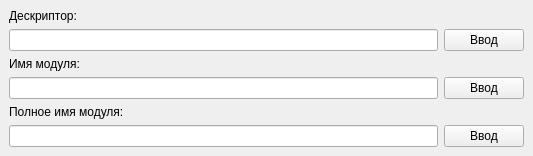
<?xml version="1.0" encoding="UTF-8"?>
<ui version="4.0">
 <class>MainWindow</class>
 <widget class="QMainWindow" name="MainWindow">
  <property name="geometry">
   <rect>
    <x>0</x>
    <y>0</y>
    <width>533</width>
    <height>156</height>
   </rect>
  </property>
  <property name="windowTitle">
   <string>MainWindow</string>
  </property>
  <widget class="QWidget" name="centralwidget">
   <layout class="QGridLayout" name="gridLayout">
    <item row="3" column="1">
     <widget class="QPushButton" name="module_button">
      <property name="text">
       <string>Ввод</string>
      </property>
     </widget>
    </item>
    <item row="4" column="0">
     <widget class="QLabel" name="label_3">
      <property name="text">
       <string>Полное имя модуля:</string>
      </property>
     </widget>
    </item>
    <item row="1" column="1">
     <widget class="QPushButton" name="descriptor_button">
      <property name="text">
       <string>Ввод</string>
      </property>
     </widget>
    </item>
    <item row="5" column="0">
     <widget class="QLineEdit" name="full_module_line"/>
    </item>
    <item row="2" column="0">
     <widget class="QLabel" name="label_2">
      <property name="text">
       <string>Имя модуля:</string>
      </property>
     </widget>
    </item>
    <item row="0" column="0">
     <widget class="QLabel" name="label">
      <property name="text">
       <string>Дескриптор:</string>
      </property>
     </widget>
    </item>
    <item row="3" column="0">
     <widget class="QLineEdit" name="module_line"/>
    </item>
    <item row="5" column="1">
     <widget class="QPushButton" name="full_module_button">
      <property name="text">
       <string>Ввод</string>
      </property>
     </widget>
    </item>
    <item row="1" column="0">
     <widget class="QLineEdit" name="descriptor_line"/>
    </item>
    <item row="6" column="0">
     <spacer name="verticalSpacer">
      <property name="orientation">
       <enum>Qt::Vertical</enum>
      </property>
      <property name="sizeHint" stdset="0">
       <size>
        <width>20</width>
        <height>40</height>
       </size>
      </property>
     </spacer>
    </item>
   </layout>
  </widget>
 </widget>
 <resources/>
 <connections/>
</ui>
